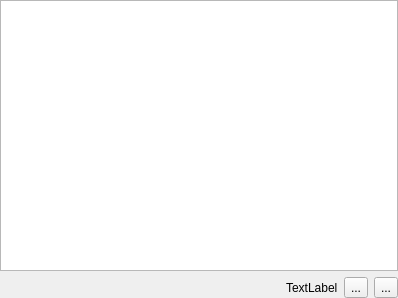
<?xml version="1.0" encoding="UTF-8"?>
<ui version="4.0">
 <class>ResourceView</class>
 <widget class="QWidget" name="ResourceView">
  <property name="geometry">
   <rect>
    <x>0</x>
    <y>0</y>
    <width>398</width>
    <height>298</height>
   </rect>
  </property>
  <layout class="QVBoxLayout" name="verticalLayout">
   <property name="margin">
    <number>0</number>
   </property>
   <item>
    <widget class="QTreeView" name="m_resourceView">
     <property name="rootIsDecorated">
      <bool>false</bool>
     </property>
     <property name="itemsExpandable">
      <bool>false</bool>
     </property>
     <property name="expandsOnDoubleClick">
      <bool>false</bool>
     </property>
    </widget>
   </item>
   <item>
    <layout class="QHBoxLayout" name="horizontalLayout">
     <item>
      <spacer name="horizontalSpacer">
       <property name="orientation">
        <enum>Qt::Horizontal</enum>
       </property>
       <property name="sizeHint" stdset="0">
        <size>
         <width>40</width>
         <height>20</height>
        </size>
       </property>
      </spacer>
     </item>
     <item>
      <widget class="QLabel" name="m_pagesLabel">
       <property name="text">
        <string comment="KDE::DoNotExtract">TextLabel</string>
       </property>
      </widget>
     </item>
     <item>
      <widget class="QToolButton" name="m_pageBackButton">
       <property name="text">
        <string>...</string>
       </property>
      </widget>
     </item>
     <item>
      <widget class="QToolButton" name="m_pageForwardButton">
       <property name="text">
        <string>...</string>
       </property>
      </widget>
     </item>
    </layout>
   </item>
  </layout>
 </widget>
 <resources/>
 <connections/>
</ui>
